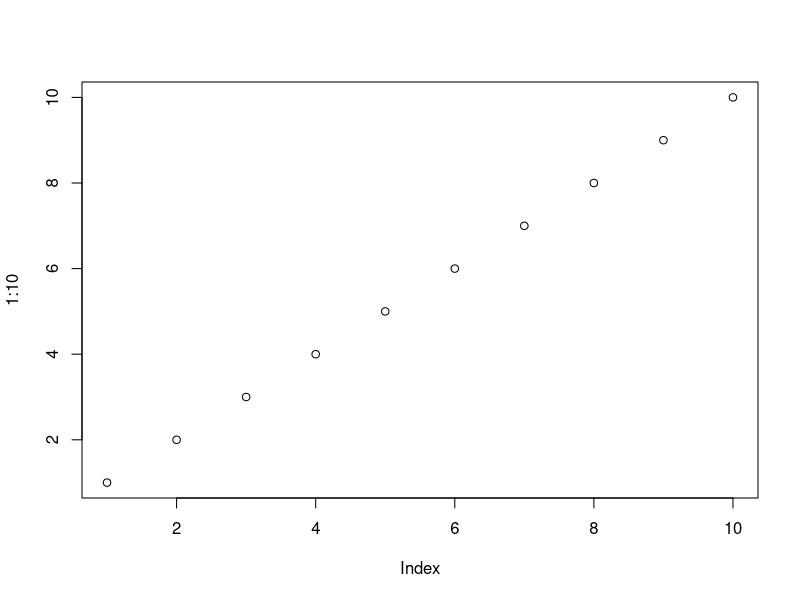
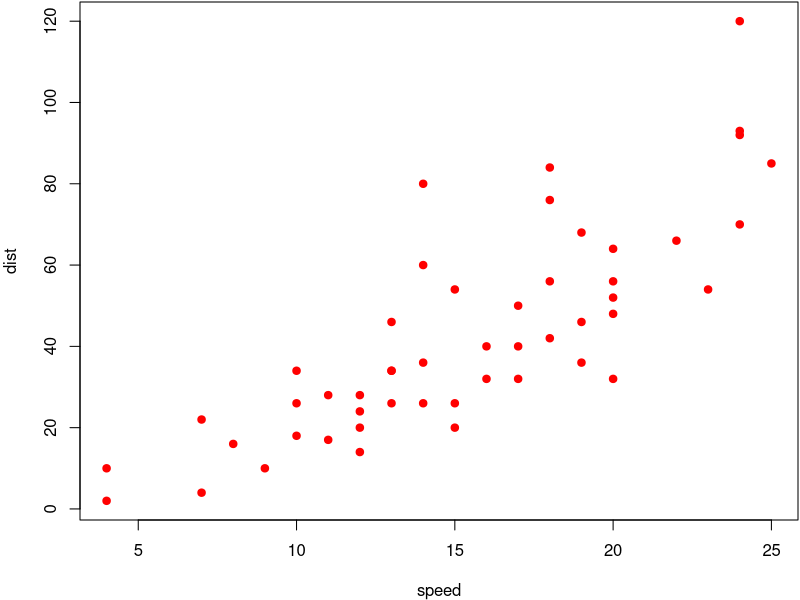

Write R code to recreate these figures, in order. (Note: this script raises an error after producing the figures.)
## ---- chunk 1
plot(1:10)

options(digits = 3)
cat("hello world!")

set.seed(123)
(x=rnorm(40)+10)

knitr::kable(head(mtcars))

par(mar = c(4,4,0.1,0.1))
plot(cars,pch=19,col="red")

withMathJax(helpText('Dynamic output 1:  $$\\alpha^2$$'))
